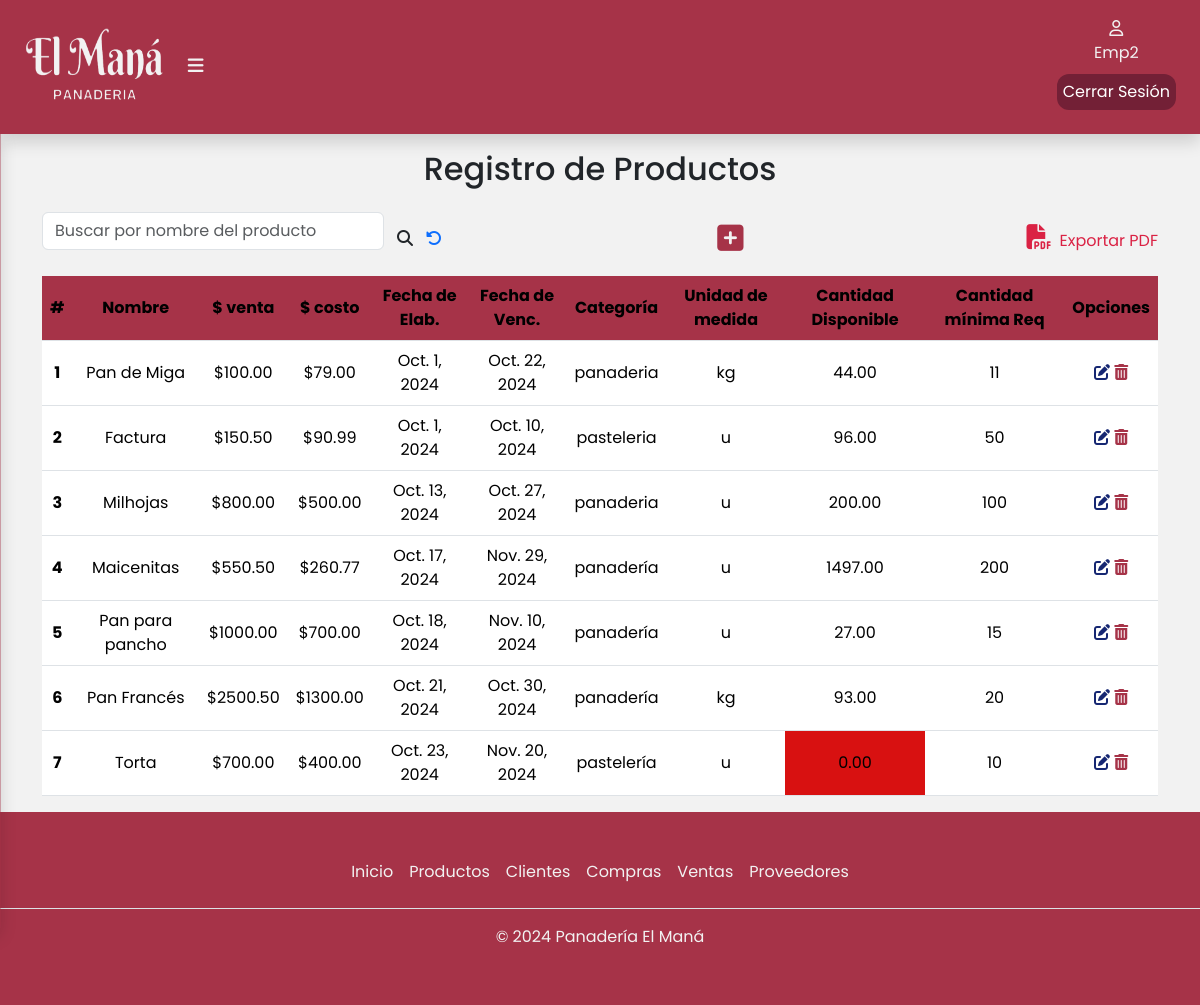
/productos/ (signed in), run on the app's committed database.
### apps/productos/models.py (models this page shows, shortened)
class Producto(models.Model):
    CATEGORIAS = [
        ('panadería','Panadería'),
        ('pastelería','Pastelería'),
    ]
    UNIDADES_MEDIDA = [
        ('kg', 'Kilogramos'),
        ('g', 'Gramos'),
        ('l', 'Litros'),
        ('ml', 'Mililitros'),
        ('u', 'Unidades'),
        ('paq', 'Paquete'),
        ('caja', 'Caja'),
        ('taza', 'Taza'),
        ('otro', 'Otro'),
    ]
    nombre = models.CharField(max_length=50,blank=False,null=False)
    precioDeVenta = models.DecimalField(max_digits=10, decimal_places=2,blank=False,null=False)
    precioDeCosto = models.DecimalField(max_digits=10, decimal_places=2,blank=False,null=False)
    fechaDeElaboracion = models.DateField(blank=False,null=False)
    fechaDeVencimiento = models.DateField(blank=False,null=False)
    categoria = models.CharField(max_length=15,choices=CATEGORIAS,blank=False,null=False)
    unidadDeMedida = models.CharField(max_length=10,choices=UNIDADES_MEDIDA,blank=False,null=False,default='unidad')
    cantidadDisponible = models.DecimalField(max_digits=10, decimal_places=2,blank=False,null=False)
    cantidadMinRequerida = models.PositiveIntegerField(blank=False,null=False)

### apps/productos/views.py (the view)
# urls.py: path('productos/',include('apps.productos.urls')),
def productos(request):
    productos = Producto.objects.all()  # Obtén todos los productos de la base de datos
    return render(request, 'productos/productos.html', {'productos': productos})

### apps/productos/templates/productos/productos.html (shortened to what this page needs)
{% extends 'base/base.html' %}
{% load static %}
{% block contenido %}
<div class="container" id="container-tabla">
    <div class="col-12">
        <h2 class="text-center pb-3">Registro de Productos</h2>
        <div class="busqueda d-flex">
            <form class="d-flex align-items-center justify-content-center" role="search" method="POST" action="{% url 'productos:buscarProducto' %}">
                <input class="form-control mb-3" type="search" placeholder="Buscar por nombre del producto" aria-label="buscar" name="busqueda" value="{{ busqueda|default:'' }}" />
                <button class="btn" type="submit">
                    <i class="fa-solid fa-magnifying-glass" style="font-size: 16px"></i>
                </button>
                <a href="{% url 'productos:productos' %}"><i class="fa-solid fa-rotate-left"></i></a>
            </form>
        <a href="{% url 'productos:agregarProducto' %}"><i class="fa-solid fa-square-plus" title="Agregar producto" style="font-size: 30px"></i></a>
        <a class="expPdf" href="#" data-bs-toggle="modal" data-bs-target="#pdfModal"><i class="fa-solid fa-file-pdf px-2" style="font-size: 25px"></i>Exportar PDF</a>
        </div>
        <div class="table-responsive">
            <table class="table">
                <thead class="bg-table">
                    <tr>
                        <th scope="col">#</th>
                        <th scope="col">Nombre</th>
                        <th scope="col">$ venta</th>
                        <th scope="col">$ costo</th>
                        <th scope="col">Fecha de Elab.</th>
                        <th scope="col">Fecha de Venc.</th>
                        <th scope="col">Categoría</th>
                        <th scope="col">Unidad de medida</th>
                        <th scope="col">Cantidad Disponible</th>
                        <th scope="col">Cantidad mínima Req</th>
                        <th scope="col">Opciones</th>
                    </tr>
                </thead>
                <tbody>
                    {% for producto in productos %}
                    <tr>
                        <th scope="row">{{ forloop.counter }}</th>
                        <td>{{ producto.nombre }}</td>
                        <td>${{ producto.precioDeVenta }}</td>
                        <td>${{ producto.precioDeCosto }}</td>
                        <td>{{ producto.fechaDeElaboracion }}</td>
                        <td>{{ producto.fechaDeVencimiento }}</td>
                        <td>{{ producto.categoria }}</td>
                        <td>{{ producto.unidadDeMedida }}</td>
                        {% if producto.cantidadDisponible <= producto.cantidadMinRequerida %}
                            <td style="background-color: #d81111;">{{ producto.cantidadDisponible }}</td>
                        {% else %}
                            <td>
                                {{ producto.cantidadDisponible }}
                            </td>
                        {% endif %}
                        <td>{{ producto.cantidadMinRequerida }}</td>
                        <td>
                            <a href="{% url 'productos:editarProducto' producto.id %}"><i class="fa-solid fa-pen-to-square" title="Editar" data-bs-toggle="modal" data-bs-target="#exampleModal"></i></a>
                            <a href="{% url 'productos:eliminarProducto' producto.id %}"><i class="fa-solid fa-trash-can" title="Eliminar" data-bs-toggle="modal" data-bs-target="#deleteModal"></i></a>
                        </td>
                    </tr>
                    {% empty %}
                    <tr>
                        <td colspan="10">No hay productos disponibles.</td>
                    </tr>
                    {% endfor %}
                </tbody>
            </table>
        </div>
    </div>
</div>
{% endblock %}

### templates/base/base.html (shortened to what this page needs)
{% load static %}
<!DOCTYPE html>
<html lang="en">
<head>
  <link href="https://cdn.jsdelivr.net/npm/bootstrap@5.3.3/dist/css/bootstrap.min.css" rel="stylesheet"
 />
  <link rel="stylesheet" href="{% static 'css/estilos.css' %}" />
</head>
<body>
  <header>
        <div class="container-fluid shadow">
          <div class="logo">
            <a href="{% url 'inicio:index' %}">
              <img class="logopng" src="{% static 'img/isologo.png' %}" alt="Logo Panadería El Maná" width="140px" height="80px" /></a>
            {% if user.is_authenticated %}
              <label for="btn-menu"><i class="fa-solid fa-bars"></i></label>
            {% endif %}
          </div>
          {% if user.is_authenticated %}
          <div class="d-flex flex-column align-items-center justify-content-center">
            <div class="usuario d-flex flex-column align-items-center justify-content-center">
                <a href="#">
                  <i class="fa-regular fa-user"></i>
                  <p>{{user.username}}</p>
                </a>
            </div>
              <a href="{% url 'inicio:logout' %} " id="cerrarSesion">Cerrar Sesión</a>
          </div>
          {% endif %}
        </div>
  </header>
  {% block contenido %}
  {% endblock %}
  <div class="container-footer">
    <footer class="footer py-3 my-4">
      {% if user.is_authenticated %}
      <ul class="nav justify-content-center border-bottom pb-3 mb-3">
        {% if user.is_superuser %}
          <li class="nav-item">
            <a href="/html/index.html" class="nav-link px-2">Inicio</a>
          </li>
          <li class="nav-item">
            <a href="/html/estadisticas.html" class="nav-link px-2">Estadísticas</a>
          </li>
          <li class="nav-item">
            <a href="/html/productos.html" class="nav-link px-2">Productos</a>
          </li>
          <li class="nav-item">
            <a href="{% url 'ventas:listadoMayoristas' %}" class="nav-link px-2">Clientes</a>
          </li>
          <li class="nav-item">
            <a href="/html/gestion_compras.html" class="nav-link px-2">Compras</a>
          </li>
          <li class="nav-item">
            <a href="{% url 'ventas:ventas' %}" class="nav-link px-2">Ventas</a>
          </li>
          <li class="nav-item">
            <a href="/html/gestion_proveedores.html" class="nav-link px-2">Proveedores</a>
          </li>
          <li class="nav-item">
            <a href="/admin/usuarios/empleado/" class="nav-link px-2">Empleados</a>
          </li>
        {% else %}
          <li class="nav-item">
            <a href="/html/index.html" class="nav-link px-2">Inicio</a>
          </li>
          <li class="nav-item">
            <a href="/html/productos.html" class="nav-link px-2">Productos</a>
          </li>
          <li class="nav-item">
            <a href="{% url 'ventas:listadoMayoristas' %}" class="nav-link px-2">Clientes</a>
          </li>
          <li class="nav-item">
            <a href="/html/gestion_compras.html" class="nav-link px-2">Compras</a>
          </li>
          <li class="nav-item">
            <a href="{% url 'ventas:ventas' %}" class="nav-link px-2">Ventas</a>
          </li>
          <li class="nav-item">
            <a href="/html/gestion_proveedores.html" class="nav-link px-2">Proveedores</a>
          </li>
        {% endif %}
      </ul>
      <p class="text-center">© 2024 Panadería El Maná</p>
      {% else %}
        <p class="text-center">© 2024 Panadería El Maná</p>
      {% endif %}
    </footer>
  </div>
</body>
</html>

### static/css/estilos.css (style rules this page uses)
body { display: flex; flex-direction: column; min-height: 100vh; margin: 0; font-family: Poppins, sans-serif; background-color: #f2f2f2; }
.container-fluid { position: fixed; background-color: #a63348; padding: 1.5rem; margin-top: auto; display: flex; align-items: center; justify-content: space-between; z-index: 1000; }
.logo { font-size: large; font-weight: 700; padding-right: 5px; }
.usuario { width: 50px; height: 50px; text-align: center; justify-items: center; }
.usuario a { color: #f2f2f2; text-decoration: none; }
.logo .fa-solid { padding-left: 20px; cursor: pointer; }
.container-fluid .logo label i { color: #f2f2f2; }
.container-fluid .usuario { color: #f2f2f2; }
.container-footer { margin-top: auto; background-color: #a63348; color: #f2f2f2; }
.container-footer .footer .nav .nav-item .nav-link { color: #f2f2f2; }
#container-tabla { padding-top: 150px; }
table { text-align: center; }
th, td { vertical-align: middle; }
.bg-table { --bs-table-bg: #a63348; }
.expPdf { text-decoration: none; color: #da2244; }
.busqueda { justify-content: space-between; align-items: center; margin-bottom: 10px; }
.fa-pen-to-square { color: #162772; }
.fa-trash-can { color: #a63348; }
#cerrarSesion { text-decoration: none; color:#ffffff; background-color:#732036; border-radius: 12px; padding: 6px; }
.fa-square-plus,.fa-eye, .fa-list-check { color: #a63348; }

### data on the page
Producto: nombre "Pan de Miga", precioDeVenta "100.00", precioDeCosto "79.00", fechaDeElaboracion "Oct. 1, 2024", fechaDeVencimiento "Oct. 22, 2024", categoria "panaderia", unidadDeMedida "kg", cantidadDisponible "44.00", cantidadMinRequerida "11"
Producto: nombre "Factura", precioDeVenta "150.50", precioDeCosto "90.99", fechaDeElaboracion "Oct. 1, 2024", fechaDeVencimiento "Oct. 10, 2024", categoria "pasteleria", unidadDeMedida "u", cantidadDisponible "96.00", cantidadMinRequerida "50"
Producto: nombre "Milhojas", precioDeVenta "800.00", precioDeCosto "500.00", fechaDeElaboracion "Oct. 13, 2024", fechaDeVencimiento "Oct. 27, 2024", categoria "panaderia", unidadDeMedida "u", cantidadDisponible "200.00", cantidadMinRequerida "100"
Producto: nombre "Maicenitas", precioDeVenta "550.50", precioDeCosto "260.77", fechaDeElaboracion "Oct. 17, 2024", fechaDeVencimiento "Nov. 29, 2024", categoria "panadería", unidadDeMedida "u", cantidadDisponible "1497.00", cantidadMinRequerida "200"
Producto: nombre "Pan para pancho", precioDeVenta "1000.00", precioDeCosto "700.00", fechaDeElaboracion "Oct. 18, 2024", fechaDeVencimiento "Nov. 10, 2024", categoria "panadería", unidadDeMedida "u", cantidadDisponible "27.00", cantidadMinRequerida "15"
Producto: nombre "Pan Francés", precioDeVenta "2500.50", precioDeCosto "1300.00", fechaDeElaboracion "Oct. 21, 2024", fechaDeVencimiento "Oct. 30, 2024", categoria "panadería", unidadDeMedida "kg", cantidadDisponible "93.00", cantidadMinRequerida "20"
Producto: nombre "Torta", precioDeVenta "700.00", precioDeCosto "400.00", fechaDeElaboracion "Oct. 23, 2024", fechaDeVencimiento "Nov. 20, 2024", categoria "pastelería", unidadDeMedida "u", cantidadDisponible "0.00", cantidadMinRequerida "10"

### other printed values
{{ user.username }} "Emp2"
